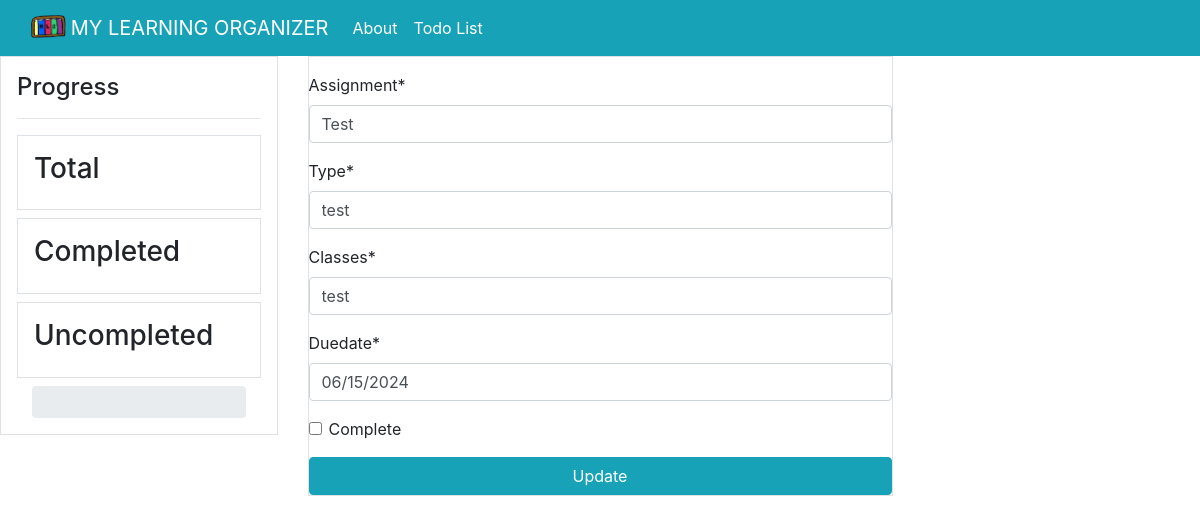
The app's page /todo/update/1 with its own data.
### todoapp/models.py (models this page shows, shortened)
class Task(models.Model):
    assignment = models.CharField(max_length=100)
    type = models.CharField(max_length=100)
    classes = models.CharField(max_length=100)
    duedate = models.CharField(max_length=100)
    date = models.DateTimeField(auto_now_add=True)
    complete = models.BooleanField(default=False)
    class Meta:
        ordering = ['-date']

### todoapp/views.py (the view)
# urls.py: path('update/<int:pk>', views.update, name='todo-update'),
def update(request, pk):
    todo = Task.objects.get(id=pk)
    if request.method=="POST":
        form = UpdateTaskForm(request.POST, instance=todo)
        if form.is_valid():
            form.save()
            return redirect('todo-index')
    else:
        form = UpdateTaskForm(instance=todo)
    context = {
        'form':form
    }
    return render(request, 'todoapp/todo/update.html', context)

### todoapp/forms.py
class UpdateTaskForm(forms.ModelForm):
    class Meta:
        model = Task
        fields = '__all__'

### todoapp/templates/todoapp/todo/update.html (shortened to what this page needs)
{% extends 'todoapp/partials/base.html' %}
{% load crispy_forms_tags %}
{% block content %}
<div class="border pt-3">
     <form method="POST">
        {{ form|crispy }}
        <input class="btn btn-info btn-block" type="submit" value="Update">
     </form>
</div>
{% endblock %}

### records on screen
Task: assignment "Test", type "test", classes "test", duedate "06/15/2024"
